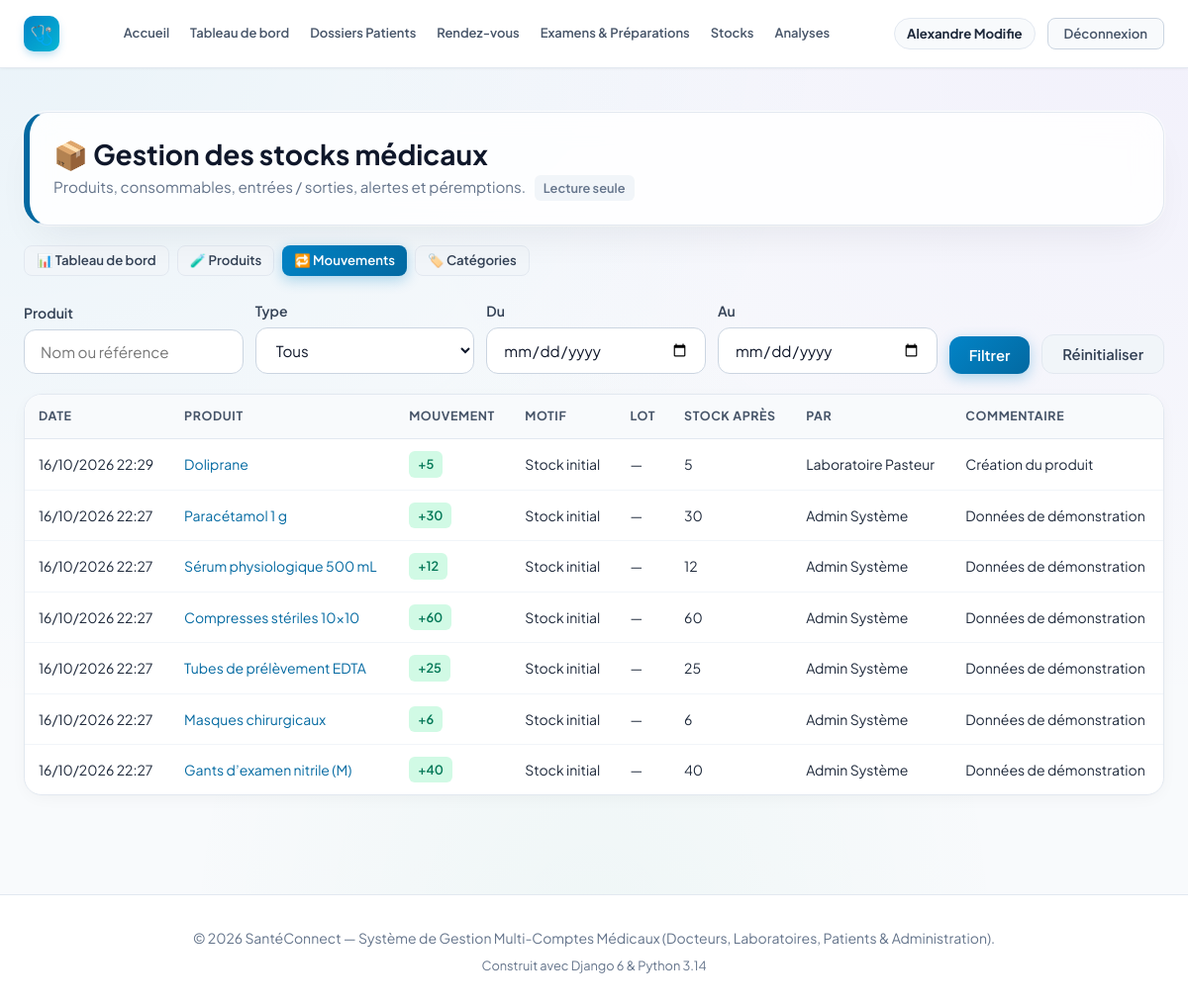
Page /stock/mouvements/ (signed in) on the committed database.
### accounts/models.py (models this page shows, shortened)
class User(AbstractUser):
    class Role(models.TextChoices):
        ADMIN = 'ADMIN', 'Administrateur'
        DOCTEUR = 'DOCTEUR', 'Docteur'
        LABORATOIRE = 'LABORATOIRE', 'Laboratoire'
        PATIENT = 'PATIENT', 'Patient'
    role = models.CharField(
        max_length=20,
        choices=Role.choices,
        default=Role.PATIENT,
        verbose_name="Rôle utilisateur"
    )
    phone = models.CharField(max_length=25, blank=True, null=True, verbose_name="Téléphone")
    address = models.CharField(max_length=255, blank=True, null=True, verbose_name="Adresse")
    city = models.CharField(max_length=100, blank=True, null=True, verbose_name="Ville")
    is_verified = models.BooleanField(
        default=False,
        verbose_name="Compte certifié / validé",
        help_text="Coché par l'administrateur pour valider l'activité d'un docteur ou laboratoire."
    )
    objects = CustomUserManager()
    class Meta:
        verbose_name = "Utilisateur"
        verbose_name_plural = "Tous les Utilisateurs"
    @property
    def is_doctor(self):
        return self.role == self.Role.DOCTEUR
    @property
    def is_laboratory(self):
        return self.role == self.Role.LABORATOIRE
    @property
    def is_patient(self):
        return self.role == self.Role.PATIENT
    @property
    def is_admin_user(self):
        return self.role == self.Role.ADMIN or self.is_superuser

### stock/models.py (models this page shows, shortened)
class MouvementStock(models.Model):
    class Type(models.TextChoices):
        ENTREE = "ENTREE", "Entrée"
        SORTIE = "SORTIE", "Sortie"
    class Motif(models.TextChoices):
        INITIAL = "INITIAL", "Stock initial"
        ACHAT = "ACHAT", "Réception / achat"
        RETOUR = "RETOUR", "Retour en stock"
        AJUSTEMENT_PLUS = "AJUSTEMENT_PLUS", "Ajustement d’inventaire (+)"
        UTILISATION = "UTILISATION", "Utilisation / consommation"
        PEREMPTION = "PEREMPTION", "Mise au rebut (péremption)"
        PERTE = "PERTE", "Casse / perte"
        AJUSTEMENT_MOINS = "AJUSTEMENT_MOINS", "Ajustement d’inventaire (−)"
    produit = models.ForeignKey(Produit, on_delete=models.PROTECT, related_name="mouvements")
    type = models.CharField("Type", max_length=10, choices=Type.choices)
    motif = models.CharField("Motif", max_length=20, choices=Motif.choices)
    quantite = models.PositiveIntegerField("Quantité", validators=[MinValueValidator(1)])
    stock_apres = models.PositiveIntegerField("Stock après mouvement")
    numero_lot = models.CharField("N° de lot", max_length=50, blank=True)
    commentaire = models.CharField("Commentaire", max_length=255, blank=True)
    utilisateur = models.ForeignKey(
        settings.AUTH_USER_MODEL, on_delete=models.SET_NULL, null=True, blank=True,
        related_name="mouvements_stock", verbose_name="Effectué par",
    )
    date = models.DateTimeField("Date", auto_now_add=True)
    class Meta:
        verbose_name = "Mouvement de stock"
        verbose_name_plural = "Mouvements de stock"
        ordering = ["-date", "-id"]
    @property
    def auteur(self):
        u = self.utilisateur
        return (u.get_full_name() or u.username) if u else "—"

class Produit(models.Model):
    class Unite(models.TextChoices):
        UNITE = "UNITE", "Unité"
        BOITE = "BOITE", "Boîte"
        PAQUET = "PAQUET", "Paquet"
        FLACON = "FLACON", "Flacon"
        SACHET = "SACHET", "Sachet"
        KIT = "KIT", "Kit"
        LITRE = "LITRE", "Litre"
    nom = models.CharField("Nom du produit", max_length=150)
    reference = models.CharField(
        "Référence", max_length=50, unique=True, null=True, blank=True,
        help_text="Laissez vide pour générer automatiquement (PRD-00001...).",
    )
    categorie = models.ForeignKey(
        Categorie, verbose_name="Catégorie", on_delete=models.SET_NULL,
        null=True, blank=True, related_name="produits",
    )
    unite = models.CharField("Unité", max_length=10, choices=Unite.choices, default=Unite.UNITE)
    fournisseur = models.CharField("Fournisseur", max_length=150, blank=True)
    emplacement = models.CharField(
        "Emplacement de stockage", max_length=100, blank=True,
        help_text="Ex. : Armoire B, étagère 2.",
    )
    prix_unitaire = models.DecimalField(
        "Prix unitaire (€)", max_digits=8, decimal_places=2, null=True, blank=True,
        validators=[MinValueValidator(0)],
    )
    quantite = models.PositiveIntegerField("Quantité en stock", default=0, editable=False)
    seuil_alerte = models.PositiveIntegerField(
        "Seuil d’alerte", default=10,
        help_text="Une alerte est affichée lorsque la quantité est inférieure ou égale à ce seuil.",
    )
    date_peremption = models.DateField(
        "Date de péremption", null=True, blank=True,
        help_text="Laissez vide pour un produit sans date de péremption.",
    )
    description = models.TextField("Description", blank=True)
    actif = models.BooleanField("Actif", default=True)
    created_at = models.DateTimeField(auto_now_add=True)
    updated_at = models.DateTimeField(auto_now=True)
    objects = ProduitQuerySet.as_manager()
    class Meta:
        verbose_name = "Produit médical"
        verbose_name_plural = "Produits médicaux"
        ordering = ["nom"]

### stock/views.py (the view)
# urls.py: path("mouvements/", views.mouvement_list, name="mouvement_list"),
@stock_consultation_requise
def mouvement_list(request):
    qs = MouvementStock.objects.select_related("produit", "utilisateur")
    q = request.GET.get("q", "").strip()
    type_sel = request.GET.get("type", "")
    debut = parse_date(request.GET.get("date_debut", "") or "")
    fin = parse_date(request.GET.get("date_fin", "") or "")
    if q:
        qs = qs.filter(Q(produit__nom__icontains=q) | Q(produit__reference__icontains=q))
    if type_sel in Type.values:
        qs = qs.filter(type=type_sel)
    if debut:
        qs = qs.filter(date__date__gte=debut)
    if fin:
        qs = qs.filter(date__date__lte=fin)
    page, querystring = _paginer(request, qs, par_page=20)
    return render(request, "stock/mouvement_list.html", {
        "page_obj": page, "querystring": querystring, "q": q, "type_sel": type_sel,
        "date_debut": request.GET.get("date_debut", ""), "date_fin": request.GET.get("date_fin", ""),
        "types": Type.choices, "can_manage": peut_gerer_stock(request.user),
    })

### stock/permissions.py (called while the page is built)
def peut_consulter_stock(user):
    return user.is_authenticated and (user.is_admin_user or user.is_laboratory or user.is_doctor)

def peut_gerer_stock(user):
    return user.is_authenticated and (user.is_admin_user or user.is_laboratory)

def _creer_decorateur(verifier, message):
    def decorateur(vue):
        @wraps(vue)
        def enveloppe(request, *args, **kwargs):
            if not request.user.is_authenticated:
                return redirect_to_login(request.get_full_path())
            if not verifier(request.user):
                messages.error(request, message)
                return redirect("dashboard")
            return vue(request, *args, **kwargs)
        return enveloppe
    return decorateur

### stock/views.py (called while the page is built)
def _paginer(request, queryset, par_page=15):
    page = Paginator(queryset, par_page).get_page(request.GET.get("page"))
    params = request.GET.copy()
    params.pop("page", None)
    return page, params.urlencode()

### stock/templates/stock/mouvement_list.html (shortened to what this page needs)
{% extends 'base.html' %}
{% load static %}
{% block extra_css %}<link rel="stylesheet" href="{% static 'stock/stock.css' %}">{% endblock %}
{% block content %}
<div class="container">
    {% include 'stock/_header.html' with active='mouvements' %}
    <form method="get" class="filters-bar">
        <div class="form-group"><label class="form-label" for="m-q">Produit</label>
            <input type="text" id="m-q" name="q" value="{{ q }}" class="form-input" placeholder="Nom ou référence"></div>
        <div class="form-group"><label class="form-label" for="m-type">Type</label>
            <select id="m-type" name="type" class="form-select"><option value="">Tous</option>
            </select></div>
        <div class="form-group"><label class="form-label" for="m-d1">Du</label><input type="date" id="m-d1" name="date_debut" value="{{ date_debut }}" class="form-input"></div>
        <div class="form-group"><label class="form-label" for="m-d2">Au</label><input type="date" id="m-d2" name="date_fin" value="{{ date_fin }}" class="form-input"></div>
        <button type="submit" class="btn btn-primary">Filtrer</button>
        <a href="{% url 'stock:mouvement_list' %}" class="btn btn-secondary">Réinitialiser</a>
    </form>
    <div class="table-responsive">
        <table class="data-table">
            <thead><tr><th>Date</th><th>Produit</th><th>Mouvement</th><th>Motif</th><th>Lot</th><th>Stock après</th><th>Par</th><th>Commentaire</th></tr></thead>
            <tbody>
            {% for m in page_obj %}
                <tr>
                    <td style="white-space:nowrap;">{{ m.date|date:"d/m/Y H:i" }}</td>
                    <td><a href="{% url 'stock:produit_detail' m.produit.pk %}">{{ m.produit.nom }}</a></td>
                    <td><span class="status-pill {% if m.type == 'ENTREE' %}verified{% else %}info{% endif %}">{% if m.type == 'ENTREE' %}+{% else %}−{% endif %}{{ m.quantite }}</span></td>
                    <td>{{ m.get_motif_display }}</td>
                    <td>{{ m.numero_lot|default:"—" }}</td>
                    <td>{{ m.stock_apres }}</td>
                    <td>{{ m.auteur }}</td>
                    <td>{{ m.commentaire|default:"—" }}</td>
                </tr>
            {% empty %}
                <tr><td colspan="8" class="empty-state" style="text-align:center;">Aucun mouvement trouvé.</td></tr>
            {% endfor %}
            </tbody>
        </table>
    </div>
    <div style="height:40px;"></div>
</div>
{% endblock %}

### templates/base.html (shortened to what this page needs)
{% load static %}
<!DOCTYPE html>
<html lang="fr">
<head>
    <link rel="stylesheet" href="{% static 'css/style.css' %}?v=20261022_1">
    {% block extra_css %}{% endblock %}
</head>
<body>
    <nav class="navbar" id="main-navbar">
        <div class="container navbar-inner">
            <div class="navbar-brand-section">
                <a href="{% url 'home' %}" class="logo-brand" id="brand-logo-link">
                    <span class="logo-icon">🩺</span>
                </a>
            </div>
            <div class="nav-links" id="main-nav-links">
                <a href="{% url 'home' %}" class="nav-item-link" id="nav-home">Accueil</a>
                {% if user.is_authenticated %}
                <a href="{% url 'dashboard' %}" class="nav-item-link" id="nav-dashboard">Tableau de bord</a>
                {% if user.is_admin_user or user.is_doctor %}
                <a href="{% url 'dossiers_patients_list' %}" class="nav-item-link" id="nav-dossiers">Dossiers Patients</a>
                {% endif %}
                {% if user.is_admin_user or user.is_doctor or user.is_patient %}
                <a href="{% url 'rendezvous:rdv_list' %}" class="nav-item-link" id="nav-rendezvous">Rendez-vous</a>
                {% endif %}
                {% if user.is_admin_user or user.is_doctor %}
                <a href="{% url 'examens_list' %}" class="nav-item-link" id="nav-examens">Examens &amp; Préparations</a>
                {% endif %}
                {% if user.is_admin_user or user.is_laboratory or user.is_doctor %}
                <a href="{% url 'stock:dashboard' %}" class="nav-item-link" id="nav-stock">Stocks</a>
                {% endif %}
                {% if user.is_admin_user or user.is_laboratory or user.is_doctor %}
                <a href="{% url 'laboratoire:demande_list' %}" class="nav-item-link" id="nav-laboratoire">Analyses</a>
                {% endif %}
                {% endif %}
            </div>
            <div class="navbar-user-actions" id="nav-user-actions">
                {% if user.is_authenticated %}
                <div class="nav-user-badge" id="nav-user-profile">
                    <a href="{% url 'profile' %}" class="nav-user-name-link" id="nav-profile-edit" title="Mon profil">{{ user.first_name|default:user.username }}</a>
                </div>
                <a href="{% url 'logout' %}" class="nav-logout-btn" id="btn-nav-logout">Déconnexion</a>
                {% else %}
                <a href="{% url 'login' %}" class="btn btn-outline btn-sm" id="btn-nav-login">Connexion</a>
                <a href="{% url 'register' %}" class="btn btn-primary btn-sm" id="btn-nav-register">Créer un compte</a>
                {% endif %}
            </div>
        </div>
    </nav>
    <main style="flex: 1; padding: 24px 0 60px;">
        {% block content %}{% endblock %}
    </main>
    <footer class="footer">
        <div class="container">
            <p>© 2026 SantéConnect — Système de Gestion Multi-Comptes Médicaux (Docteurs, Laboratoires, Patients &
                Administration).</p>
            <p style="margin-top: 6px; font-size: 0.8rem; color: #64748b;">Construit avec Django 6 & Python 3.14</p>
        </div>
    </footer>
</body>
</html>

### stock/static/stock/stock.css (style rules this page uses)
.filters-bar { display: flex; flex-wrap: wrap; gap: 12px; align-items: flex-end; margin-bottom: 20px; }
.filters-bar .form-group { margin-bottom: 0; flex: 1 1 180px; }

### rows in the picture
User: first_name "Alexandre Modifie"
MouvementStock: date "16/10/2026 22:29", produit.nom "Doliprane", quantite "5", motif "Stock initial", numero_lot "—", stock_apres "5", auteur "Laboratoire Pasteur", commentaire "Création du produit"
MouvementStock: date "16/10/2026 22:27", produit.nom "Paracétamol 1 g", quantite "30", motif "Stock initial", numero_lot "—", stock_apres "30", auteur "Admin Système", commentaire "Données de démonstration"
MouvementStock: date "16/10/2026 22:27", produit.nom "Sérum physiologique 500 mL", quantite "12", motif "Stock initial", numero_lot "—", stock_apres "12", auteur "Admin Système", commentaire "Données de démonstration"
MouvementStock: date "16/10/2026 22:27", produit.nom "Compresses stériles 10x10", quantite "60", motif "Stock initial", numero_lot "—", stock_apres "60", auteur "Admin Système", commentaire "Données de démonstration"
MouvementStock: date "16/10/2026 22:27", produit.nom "Tubes de prélèvement EDTA", quantite "25", motif "Stock initial", numero_lot "—", stock_apres "25", auteur "Admin Système", commentaire "Données de démonstration"
MouvementStock: date "16/10/2026 22:27", produit.nom "Masques chirurgicaux", quantite "6", motif "Stock initial", numero_lot "—", stock_apres "6", auteur "Admin Système", commentaire "Données de démonstration"
MouvementStock: date "16/10/2026 22:27", produit.nom "Gants d’examen nitrile (M)", quantite "40", motif "Stock initial", numero_lot "—", stock_apres "40", auteur "Admin Système", commentaire "Données de démonstration"
